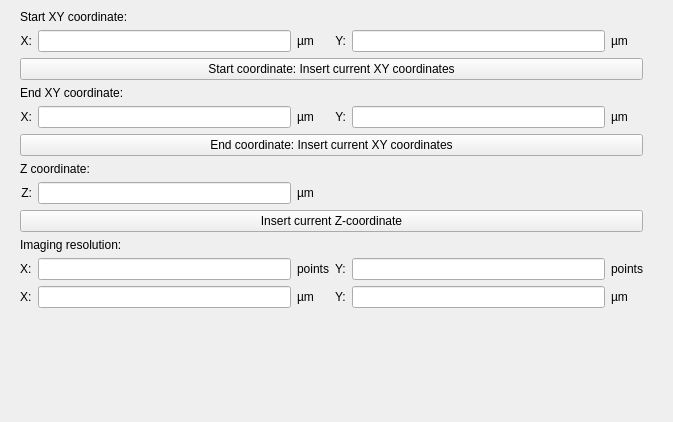
<?xml version="1.0" encoding="UTF-8"?>
<ui version="4.0">
 <class>meaCoor_Rect_StartEnd</class>
 <widget class="QWidget" name="meaCoor_Rect_StartEnd">
  <property name="geometry">
   <rect>
    <x>0</x>
    <y>0</y>
    <width>673</width>
    <height>422</height>
   </rect>
  </property>
  <property name="windowTitle">
   <string>Form</string>
  </property>
  <widget class="QWidget" name="gridLayoutWidget">
   <property name="geometry">
    <rect>
     <x>20</x>
     <y>10</y>
     <width>623</width>
     <height>381</height>
    </rect>
   </property>
   <layout class="QGridLayout" name="gridLayout">
    <item row="1" column="3">
     <widget class="QLabel" name="label_4">
      <property name="text">
       <string>Y:</string>
      </property>
      <property name="alignment">
       <set>Qt::AlignmentFlag::AlignRight|Qt::AlignmentFlag::AlignTrailing|Qt::AlignmentFlag::AlignVCenter</set>
      </property>
     </widget>
    </item>
    <item row="10" column="0">
     <widget class="QLabel" name="label_17">
      <property name="text">
       <string>X:</string>
      </property>
     </widget>
    </item>
    <item row="10" column="1">
     <widget class="QLineEdit" name="ent_res_pt_x"/>
    </item>
    <item row="12" column="1">
     <spacer name="verticalSpacer">
      <property name="orientation">
       <enum>Qt::Orientation::Vertical</enum>
      </property>
      <property name="sizeHint" stdset="0">
       <size>
        <width>20</width>
        <height>40</height>
       </size>
      </property>
     </spacer>
    </item>
    <item row="4" column="5">
     <widget class="QLabel" name="label_10">
      <property name="text">
       <string>µm</string>
      </property>
     </widget>
    </item>
    <item row="10" column="4">
     <widget class="QLineEdit" name="ent_res_pt_y"/>
    </item>
    <item row="7" column="2">
     <widget class="QLabel" name="label_12">
      <property name="text">
       <string>µm</string>
      </property>
     </widget>
    </item>
    <item row="3" column="0" colspan="3">
     <widget class="QLabel" name="label_8">
      <property name="text">
       <string>End XY coordinate:</string>
      </property>
      <property name="alignment">
       <set>Qt::AlignmentFlag::AlignBottom|Qt::AlignmentFlag::AlignLeading|Qt::AlignmentFlag::AlignLeft</set>
      </property>
     </widget>
    </item>
    <item row="1" column="2">
     <widget class="QLabel" name="label_3">
      <property name="text">
       <string>µm</string>
      </property>
     </widget>
    </item>
    <item row="4" column="0">
     <widget class="QLabel" name="label_9">
      <property name="text">
       <string>X:</string>
      </property>
      <property name="alignment">
       <set>Qt::AlignmentFlag::AlignRight|Qt::AlignmentFlag::AlignTrailing|Qt::AlignmentFlag::AlignVCenter</set>
      </property>
     </widget>
    </item>
    <item row="10" column="3">
     <widget class="QLabel" name="label_21">
      <property name="text">
       <string>Y:</string>
      </property>
     </widget>
    </item>
    <item row="11" column="0">
     <widget class="QLabel" name="label_11">
      <property name="text">
       <string>X:</string>
      </property>
     </widget>
    </item>
    <item row="11" column="3">
     <widget class="QLabel" name="label_20">
      <property name="text">
       <string>Y:</string>
      </property>
     </widget>
    </item>
    <item row="7" column="1">
     <widget class="QLineEdit" name="ent_z_um"/>
    </item>
    <item row="7" column="0">
     <widget class="QLabel" name="label_14">
      <property name="text">
       <string>Z:</string>
      </property>
      <property name="alignment">
       <set>Qt::AlignmentFlag::AlignRight|Qt::AlignmentFlag::AlignTrailing|Qt::AlignmentFlag::AlignVCenter</set>
      </property>
     </widget>
    </item>
    <item row="11" column="1">
     <widget class="QLineEdit" name="ent_res_um_x"/>
    </item>
    <item row="10" column="2">
     <widget class="QLabel" name="label_15">
      <property name="text">
       <string>points</string>
      </property>
     </widget>
    </item>
    <item row="1" column="4">
     <widget class="QLineEdit" name="ent_starty_um"/>
    </item>
    <item row="4" column="3">
     <widget class="QLabel" name="label_6">
      <property name="text">
       <string>Y:</string>
      </property>
      <property name="alignment">
       <set>Qt::AlignmentFlag::AlignRight|Qt::AlignmentFlag::AlignTrailing|Qt::AlignmentFlag::AlignVCenter</set>
      </property>
     </widget>
    </item>
    <item row="4" column="4">
     <widget class="QLineEdit" name="ent_endy_um"/>
    </item>
    <item row="4" column="2">
     <widget class="QLabel" name="label_7">
      <property name="text">
       <string>µm</string>
      </property>
     </widget>
    </item>
    <item row="1" column="1">
     <widget class="QLineEdit" name="ent_startx_um"/>
    </item>
    <item row="11" column="4">
     <widget class="QLineEdit" name="ent_res_um_y"/>
    </item>
    <item row="9" column="0" colspan="3">
     <widget class="QLabel" name="label_16">
      <property name="text">
       <string>Imaging resolution:</string>
      </property>
      <property name="alignment">
       <set>Qt::AlignmentFlag::AlignBottom|Qt::AlignmentFlag::AlignLeading|Qt::AlignmentFlag::AlignLeft</set>
      </property>
     </widget>
    </item>
    <item row="0" column="0" colspan="3">
     <widget class="QLabel" name="label">
      <property name="sizePolicy">
       <sizepolicy hsizetype="Preferred" vsizetype="Preferred">
        <horstretch>0</horstretch>
        <verstretch>0</verstretch>
       </sizepolicy>
      </property>
      <property name="text">
       <string>Start XY coordinate:</string>
      </property>
      <property name="alignment">
       <set>Qt::AlignmentFlag::AlignBottom|Qt::AlignmentFlag::AlignLeading|Qt::AlignmentFlag::AlignLeft</set>
      </property>
     </widget>
    </item>
    <item row="4" column="1">
     <widget class="QLineEdit" name="ent_endx_um"/>
    </item>
    <item row="1" column="0">
     <widget class="QLabel" name="label_2">
      <property name="text">
       <string>X:</string>
      </property>
      <property name="alignment">
       <set>Qt::AlignmentFlag::AlignRight|Qt::AlignmentFlag::AlignTrailing|Qt::AlignmentFlag::AlignVCenter</set>
      </property>
     </widget>
    </item>
    <item row="1" column="5">
     <widget class="QLabel" name="label_5">
      <property name="text">
       <string>µm</string>
      </property>
     </widget>
    </item>
    <item row="10" column="5">
     <widget class="QLabel" name="label_19">
      <property name="text">
       <string>points</string>
      </property>
     </widget>
    </item>
    <item row="11" column="2">
     <widget class="QLabel" name="label_18">
      <property name="text">
       <string>µm</string>
      </property>
     </widget>
    </item>
    <item row="6" column="0" colspan="3">
     <widget class="QLabel" name="label_13">
      <property name="text">
       <string>Z coordinate:</string>
      </property>
      <property name="alignment">
       <set>Qt::AlignmentFlag::AlignBottom|Qt::AlignmentFlag::AlignLeading|Qt::AlignmentFlag::AlignLeft</set>
      </property>
     </widget>
    </item>
    <item row="11" column="5">
     <widget class="QLabel" name="label_22">
      <property name="text">
       <string>µm</string>
      </property>
     </widget>
    </item>
    <item row="2" column="0" colspan="6">
     <widget class="QPushButton" name="btn_curr_start_xy">
      <property name="text">
       <string>Start coordinate: Insert current XY coordinates</string>
      </property>
     </widget>
    </item>
    <item row="5" column="0" colspan="6">
     <widget class="QPushButton" name="btn_curr_end_xy">
      <property name="text">
       <string>End coordinate: Insert current XY coordinates</string>
      </property>
     </widget>
    </item>
    <item row="8" column="0" colspan="6">
     <widget class="QPushButton" name="btn_curr_z">
      <property name="text">
       <string>Insert current Z-coordinate</string>
      </property>
     </widget>
    </item>
   </layout>
  </widget>
 </widget>
 <tabstops>
  <tabstop>ent_startx_um</tabstop>
  <tabstop>ent_starty_um</tabstop>
  <tabstop>btn_curr_start_xy</tabstop>
  <tabstop>ent_endx_um</tabstop>
  <tabstop>ent_endy_um</tabstop>
  <tabstop>btn_curr_end_xy</tabstop>
  <tabstop>ent_z_um</tabstop>
  <tabstop>btn_curr_z</tabstop>
  <tabstop>ent_res_pt_x</tabstop>
  <tabstop>ent_res_pt_y</tabstop>
  <tabstop>ent_res_um_x</tabstop>
  <tabstop>ent_res_um_y</tabstop>
 </tabstops>
 <resources/>
 <connections/>
</ui>
